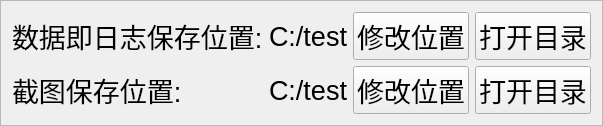
                      <widget class="QFrame" name="frame_95">
                       <property name="frameShape">
                        <enum>QFrame::Shape::StyledPanel</enum>
                       </property>
                       <property name="frameShadow">
                        <enum>QFrame::Shadow::Raised</enum>
                       </property>
                       <layout class="QGridLayout" name="gridLayout_109">
                        <item row="0" column="0">
                         <widget class="QLabel" name="label_102">
                          <property name="font">
                           <font>
                            <pointsize>20</pointsize>
                           </font>
                          </property>
                          <property name="text">
                           <string>数据即日志保存位置:</string>
                          </property>
                         </widget>
                        </item>
                        <item row="0" column="1">
                         <widget class="QLabel" name="label_set_csv_path">
                          <property name="font">
                           <font>
                            <pointsize>20</pointsize>
                           </font>
                          </property>
                          <property name="text">
                           <string>C:/test</string>
                          </property>
                         </widget>
                        </item>
                        <item row="0" column="2">
                         <widget class="QPushButton" name="btn_set_change_csv_path">
                          <property name="font">
                           <font>
                            <pointsize>20</pointsize>
                           </font>
                          </property>
                          <property name="text">
                           <string>修改位置</string>
                          </property>
                         </widget>
                        </item>
                        <item row="0" column="3">
                         <widget class="QPushButton" name="btn_set_open_csv_path">
                          <property name="font">
                           <font>
                            <pointsize>20</pointsize>
                           </font>
                          </property>
                          <property name="text">
                           <string>打开目录</string>
                          </property>
                         </widget>
                        </item>
                        <item row="1" column="0">
                         <widget class="QLabel" name="label_103">
                          <property name="font">
                           <font>
                            <pointsize>20</pointsize>
                           </font>
                          </property>
                          <property name="text">
                           <string>截图保存位置:</string>
                          </property>
                         </widget>
                        </item>
                        <item row="1" column="1">
                         <widget class="QLabel" name="label_set_image_path">
                          <property name="font">
                           <font>
                            <pointsize>20</pointsize>
                           </font>
                          </property>
                          <property name="text">
                           <string>C:/test</string>
                          </property>
                         </widget>
                        </item>
                        <item row="1" column="2">
                         <widget class="QPushButton" name="btn_set_change_image_path">
                          <property name="font">
                           <font>
                            <pointsize>20</pointsize>
                           </font>
                          </property>
                          <property name="text">
                           <string>修改位置</string>
                          </property>
                         </widget>
                        </item>
                        <item row="1" column="3">
                         <widget class="QPushButton" name="btn_set_opene_image_path">
                          <property name="font">
                           <font>
                            <pointsize>20</pointsize>
                           </font>
                          </property>
                          <property name="text">
                           <string>打开目录</string>
                          </property>
                         </widget>
                        </item>
                       </layout>
                      </widget>
